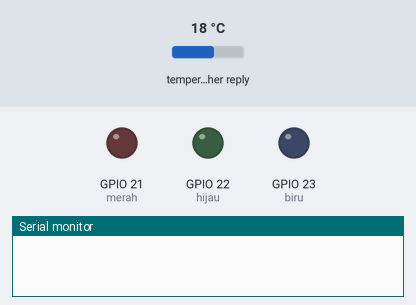
Bench run of a sketch on a simulated ESP32. Parts: output pins drawn as LEDs (lit = HIGH), the last lines printed to the serial monitor. The test bench sets the inputs (shaded band); at power-on: temperature in the weather reply 18 °C. WiFi joins after 1.5 s; servers stay silent unless stated; web services answer with replies made up by the test bench.

Above: at 0.1 s.
At 2.3 s:
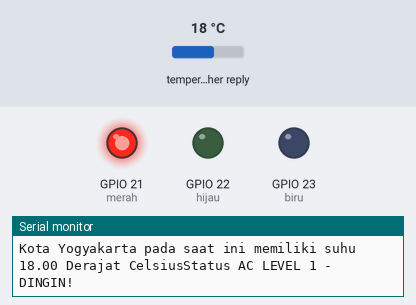
Timing chart, 0 to 3.8 s (numbered marks = the images above):
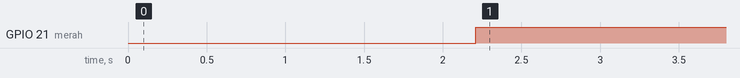

The sketch:

restAPI.ino
```cpp
#include <WiFi.h>
#include <HTTPClient.h>
#include <ArduinoJson.h>

const char* ssid = "IndihomeMawar";
const char* password =  "rahasiadong123";

const String jogja = "http://api.openweathermap.org/data/2.5/weather?q=Yogyakarta&appid=";
const String palembang = "http://api.openweathermap.org/data/2.5/weather?q=Palembang&appid=";
const String nuremberg = "http://api.openweathermap.org/data/2.5/weather?q=Nuremberg&appid=";

const String key = "82ef5cde022973673bb2087e180acdf9";

DynamicJsonDocument doc(2048);

unsigned long currentTime = millis();
unsigned long previousTime = 0;
const long timeOutTime = 1*15*1000;

int merah = 21, hijau = 22, biru = 23;

float convertToCelsius(float kelvin){
  float cel = kelvin - 273.15;
  return cel;
}

void message(float temp, String city){
  /* dingin  => < 18
   * sejuk  => 18 - 30
   * panas   => > 30
   */

   if(temp < 18){
      Serial.print("Kota ");
      Serial.print(city);
      Serial.print(" pada saat ini memiliki suhu ");
      Serial.print(temp);
      Serial.print(" Derajat Celsius");
      Serial.println("Status AC LEVEL 1 - DINGIN!");
      digitalWrite(merah, HIGH);
      digitalWrite(hijau, LOW);
      digitalWrite(biru, LOW);
   }
   if(temp >= 18 && temp <= 30){
      Serial.print("Kota ");
      Serial.print(city);
      Serial.print(" pada saat ini memiliki suhu ");
      Serial.print(temp);
      Serial.print(" Derajat Celsius");
      Serial.println("Status AC LEVEL 2 - SEJUK!");
      digitalWrite(merah, LOW);
      digitalWrite(hijau, HIGH);
      digitalWrite(biru, LOW);
   }
   if(temp > 30){
      Serial.print("Kota ");
      Serial.print(city);
      Serial.print(" pada saat ini memiliki suhu ");
      Serial.print(temp);
      Serial.print(" Derajat Celsius");
      Serial.println("Status AC LEVEL 3 - PANAS!");
      digitalWrite(merah, LOW);
      digitalWrite(hijau, LOW);
      digitalWrite(biru, HIGH);
   }
}

void setup() {

  Serial.begin(115200);

  WiFi.begin(ssid, password);

  while (WiFi.status() != WL_CONNECTED) {
    delay(1000);
    Serial.println("Connecting to WiFi..");
  }
  Serial.print("wifi connected with IP : ");
  Serial.println(WiFi.localIP());

  pinMode(merah, OUTPUT);
  pinMode(hijau, OUTPUT);
  pinMode(biru, OUTPUT);
}

void loop() {
  String endpoint = "";
  currentTime = millis();
  if ((WiFi.status() == WL_CONNECTED)) {
    for(int i=0; i<3; i++){
    HTTPClient http;
      //if(currentTime - previousTime > timeOutTime){
        if(i == 0){
          endpoint = jogja;
        }else if(i == 1){
          endpoint = palembang;
        }else{
          endpoint = nuremberg;
        }
        http.begin(endpoint + key);
        int httpCode = http.GET();

        if (httpCode > 0) {

            String payload = http.getString();
            Serial.println(httpCode);
            //Serial.println(payload);

            DeserializationError error = deserializeJson(doc, payload);

            if (error) {
              Serial.print(F("deserializeJson() failed: "));
              Serial.println(error.f_str());
              return;
            }
            JsonObject main = doc["main"];
            float main_temp = main["temp"];
            float tempCelsius = convertToCelsius(main_temp);
            const char* cityName = doc["name"];

            //print temp
            message(tempCelsius, cityName);
        }
        else {
          Serial.print("Error on HTTP request : ");
          Serial.println(httpCode);
        }
      //}
        http.end(); //Free the resources
        delay(15000);
    }
  }
}
```

Measured:
- by itself, GPIO 21 (merah): LOW → HIGH at 2.2 s
